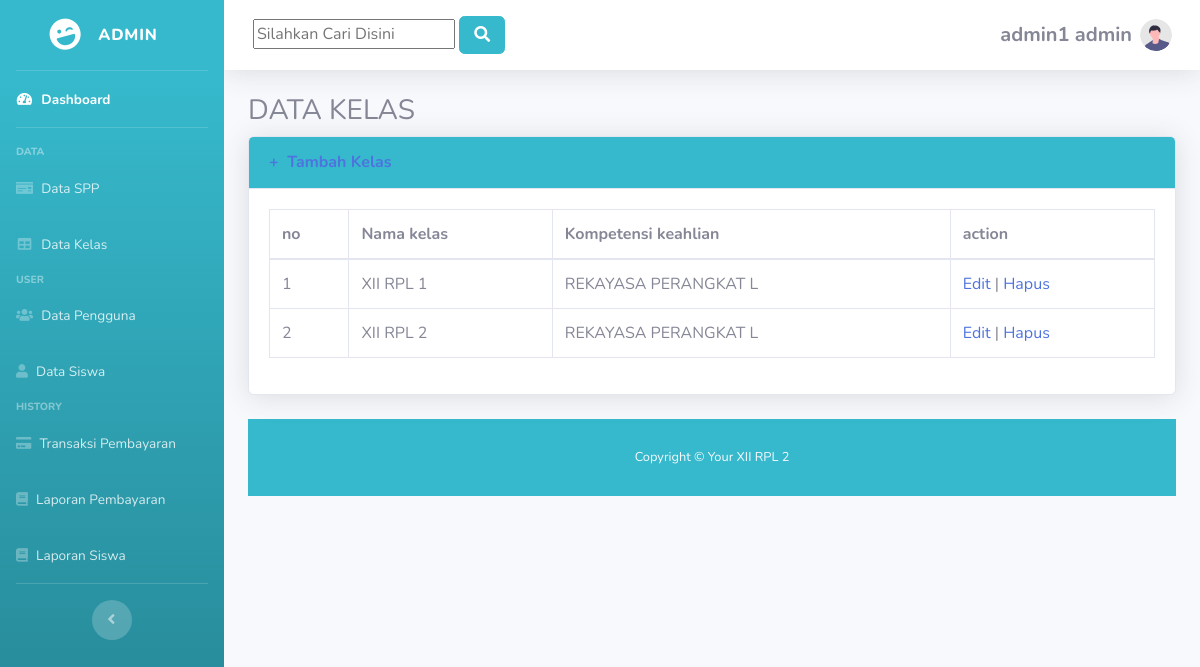
Page /kelas.php (signed in) on the committed database.
### tables this page shows
CREATE TABLE `kelas` (
  `id_kelas` int(11) NOT NULL,
  `nama_kelas` varchar(10) NOT NULL,
  `kompetensi_keahlian` varchar(50) NOT NULL
);

### konten1.php (the view, shortened to what this page needs)
    <?php
    if($_SESSION['level']=="admin"){
    ?>
<body id="page-top">
    <div id="wrapper">
        <ul class="navbar-nav bg-gradient-info sidebar sidebar-dark accordion" id="accordionSidebar">
            <a class="sidebar-brand d-flex align-items-center justify-content-center" href="index.html">
                <div class="sidebar-brand-icon rotate-n-15">
                    <i class="fas fa-laugh-wink"></i>
                </div>
                <div class="sidebar-brand-text mx-3"> Admin <sup></sup></div>
            </a>
            <hr class="sidebar-divider my-0">
            <li class="nav-item active">
                <a class="nav-link" href="index.html">
                    <i class="fas fa-fw fa-tachometer-alt"></i>
                    <span>Dashboard</span></a>
            </li>
            <hr class="sidebar-divider">
            <div class="sidebar-heading">
                Data
            </div>
            <li class="nav-item">
                <a class="nav-link" href="spp.php">
                    <i class="fas fa-money-check"></i>
                    <span>Data SPP</span></a>
            </li>
            <li class="nav-item">
                <a class="nav-link" href="kelas.php">
                    <i class="fas fa-fw fa-table"></i>
                    <span>Data Kelas</span></a>
            </li>
             <div class="sidebar-heading">
                User
            </div>
            <li class="nav-item">
                <a class="nav-link" href="pengguna.php">
                    <i class="fas fa-users"></i>
                    <span>Data Pengguna</span></a>
            </li>
             <li class="nav-item">
                <a class="nav-link" href="siswa.php">
                    <i class="fas fa-user"></i>
                    <span>Data Siswa</span></a>
            </li>
              <div class="sidebar-heading">
                History
            </div>
            <li class="nav-item">
                <a class="nav-link" href="pembayaran.php">
                    <i class="fas fa-credit-card"></i>
                    <span>Transaksi Pembayaran</span></a>
            </li>
             <li class="nav-item">
                <a class="nav-link" href="laporan.php">
                    <i class="fas fa-book"></i>
                    <span>Laporan Pembayaran</span></a>
            </li>
             <li class="nav-item">
                <a class="nav-link" href="laporan2.php">
                    <i class="fas fa-book"></i>
                    <span>Laporan Siswa</span></a>
            </li>
            <hr class="sidebar-divider d-none d-md-block">
            <div class="text-center d-none d-md-inline">
                <button class="rounded-circle border-0" id="sidebarToggle"></button>
            </div>
        </ul>
        <div id="content-wrapper" class="d-flex flex-column">
            <div id="content">
                <nav class="navbar navbar-expand navbar-light bg-white topbar mb-4 static-top shadow">
                  <form action="<?php echo $_SERVER["PHP_SELF"];?>" method="post" class="btn btn-link">
                           <?php
                        $kata_kunci="";
                        ?>
                   <input class="text-dark" type="text" name="kata_kunci" value="<?php echo $kata_kunci;?>" placeholder="Silahkan Cari Disini" required/>
                  <button class="btn btn-info" type="submit"><i class="fas fa-search fa-fw"></i></button>
                </form>
                    <ul class="navbar-nav ml-auto">
                        <li class="nav-item dropdown no-arrow d-sm-none">
                        <li class="nav-item dropdown no-arrow">
                            <a class="nav-link dropdown-toggle" href="#" id="userDropdown" role="button"
                                data-toggle="dropdown" aria-haspopup="true" aria-expanded="false">
                                <span class="mr-2 d-none d-lg-inline text-gray-600 small">
                                <p align="center"><h5 align="center"> <b><?php echo $_SESSION['username']; ?></b> <b><?php echo $_SESSION['level']; ?></h5></b></p></span>
                                <img class="img-profile rounded-circle"
                                    src="img/undraw_profile.svg">
                            </a>
                        </li>
                    </ul>
                </nav>
                <div class="container-fluid bg-light">
                    <h1 class="h3 mb-2 text-primary-800">DATA KELAS</h1>
                    <div class="card shadow mb-4">
                        <div class="card-header py-3 bg-info" >
                            <h6 class="m-0 font-weight-bold text-dark"><a href="tambah_kelas.php">+ &nbsp;Tambah Kelas </a></h6>
                        </div>
                        <div class="card-body">
                            <div class="table-responsive">
                                <table class="table table-bordered" id="dataTable" width="100%" cellspacing="0">
                                    <thead>
                                        <tr>
                                            <th>no</th>
                                            <th>Nama kelas</th>
                                            <th>Kompetensi keahlian</th>
                                            <th>action</th>
                                        </tr>
                                    </thead>
                                    <tbody>
                                         <?php
                            if (isset($_POST['kata_kunci'])) {
                                $kata_kunci=trim($_POST['kata_kunci']);
                                $query="select * from kelas where id_kelas like '%".$kata_kunci."%' or nama_kelas like '%".$kata_kunci."%' or kompetensi_keahlian like '%".$kata_kunci."%' order by nama_kelas asc";
                            }else {
                                $query="select * from kelas order by nama_kelas asc";
                            }
                          $result = mysqli_query($koneksi, $query);
                          $no = 1;
                          while($row = mysqli_fetch_assoc($result))
                          {
                          ?>
                                       <tr>
                                          <td><?php echo $no; ?></td>
                                          <td><?php echo $row['nama_kelas']; ?></td>
                                          <td><?php echo substr($row['kompetensi_keahlian'], 0, 20); ?></td>
                                          <td>
                                              <a href="edit_kelas.php?id=<?php echo $row['id_kelas']; ?>">Edit</a> |
                                              <a href="proses_hapuskelas.php?id=<?php echo $row['id_kelas']; ?>" onClick="return confirm('Anda yakin akan menghapus data ini?')">Hapus</a>
                                          </td>
                                      </tr>
                                      <?php
                                        $no++;
                                      }
                                      ?>
                                    </tbody>
                                </table>
                            </div>
                        </div>
                    </div>
                       <?php
}
else if($_SESSION['level']=="petugas"){
   ?>
     <?php
    }
    ?>

### rows in the picture
kelas: nama_kelas "XII RPL 1", kompetensi_keahlian "REKAYASA PERANGKAT L"
kelas: nama_kelas "XII RPL 2", kompetensi_keahlian "REKAYASA PERANGKAT L"

### other values in the picture
$_SESSION['username'] "admin1"
$_SESSION['level'] "admin"
